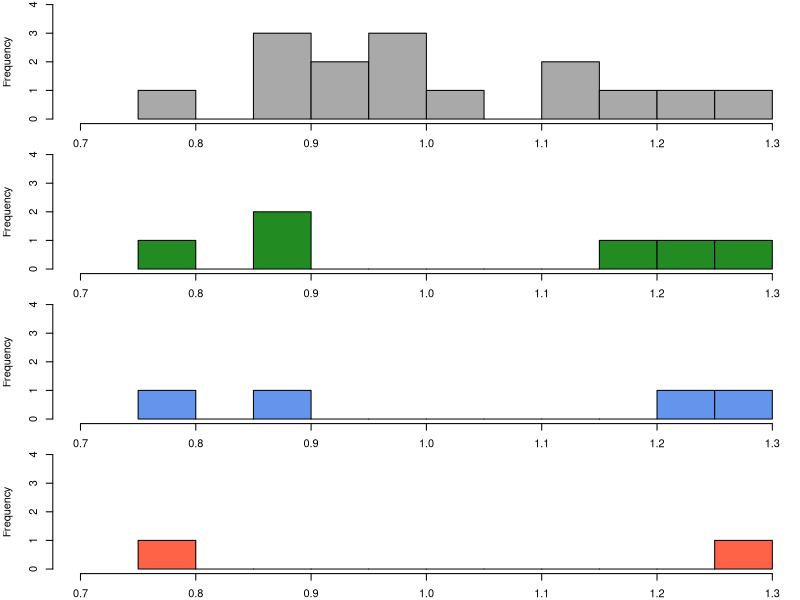

This figure's R source:

lambda<-rnorm(15,1,0.15)
toptwo <- lambda%in%sort(lambda)[c(1,15)]
topfour <- lambda%in%sort(lambda)[c(1:2,14:15)]
topsix <- lambda%in%sort(lambda)[c(1:3,13:15)]

par(mfrow=c(4,1),mar=c(2,4,0,0))
hist(lambda,xlim=c(0.7,1.3),breaks=10,main=" ",ylim=c(0,4),col="darkgray")
hist(lambda[topsix],xlim=c(0.7,1.3),breaks=10,main=" ",ylim=c(0,4),col="forestgreen")
hist(lambda[topfour],xlim=c(0.7,1.3),breaks=10,main=" ",ylim=c(0,4),col="cornflowerblue")
hist(lambda[toptwo],xlim=c(0.7,1.3),breaks=10,main=" ",ylim=c(0,4),col="tomato")

sd(lambda);sd(lambda[topsix]);sd(lambda[topfour]);sd(lambda[toptwo])
mean(lambda);mean(lambda[topsix]);mean(lambda[topfour]);mean(lambda[toptwo])
